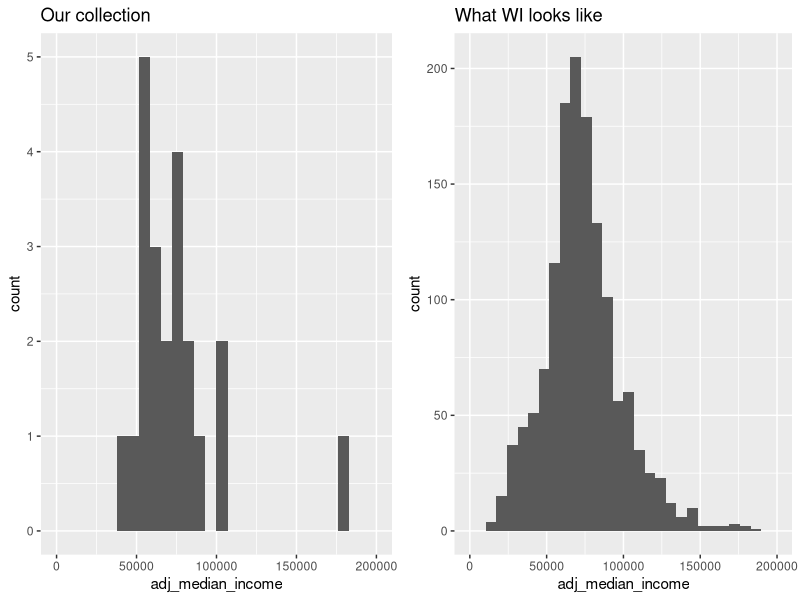
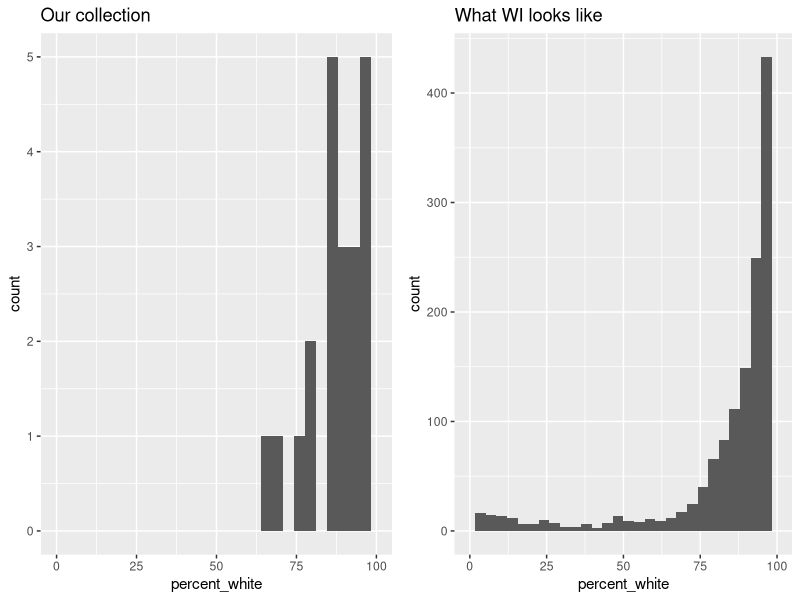
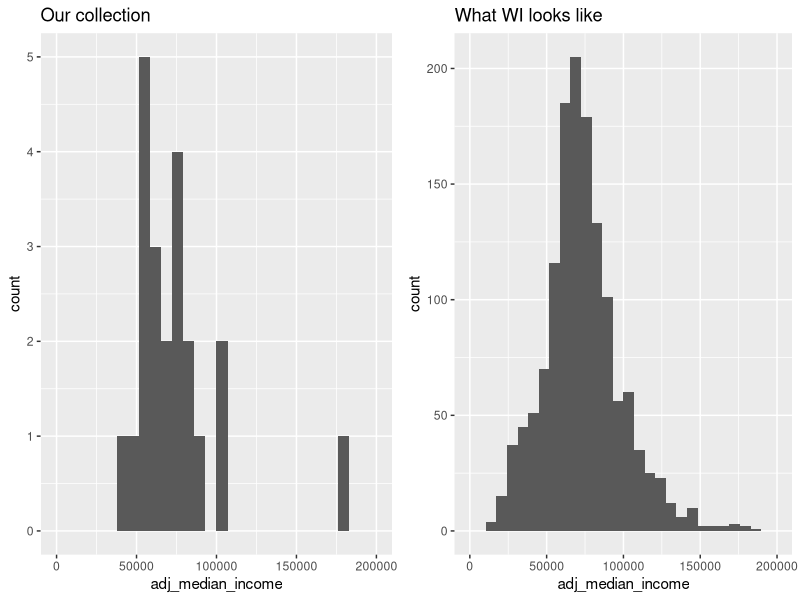
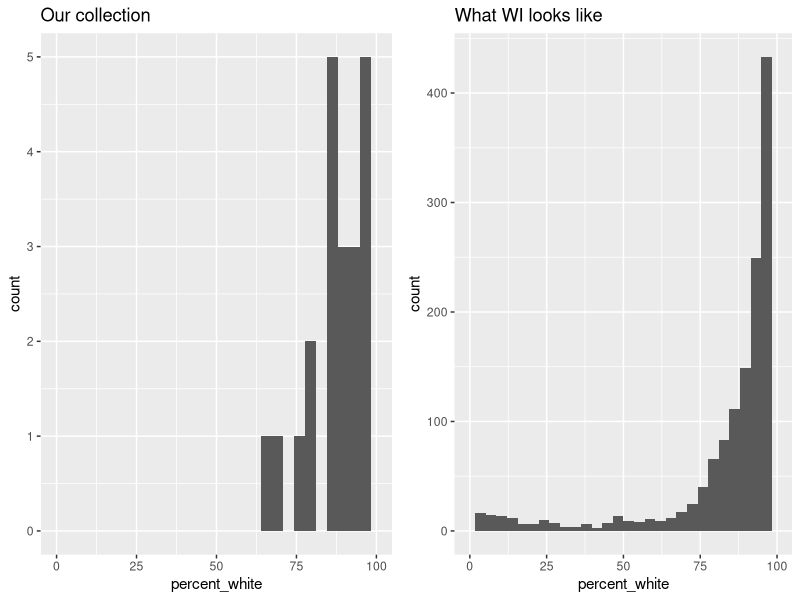

Recreate these plots in R, in order. (Note: this script raises an error after producing the figures.)
# EMMA J. GRAHAM LINCK, MS
# Edited by Tung Nguyen - June 7, 2020

# Setup packages ####
### Install packages only if not present
if (!require("ggpubr")) install.packages("ggpubr")
if (!require("tidyverse")) install.packages("tidyverse")

### Loading packages
library(tidyverse); library(ggpubr)

### Setting working directory for Github repo
setwd('~/Documents/GitHub/ProjectSnafu')


# SECTION 1: RETROSPECTIVE: Assessing representativeness of sample #####
census_income <- read.csv("InputData/ACSST5Y2018.S1903_data_with_overlays_2020-05-29T093325.csv",
                   skip = 1, stringsAsFactors = FALSE)
#View(census_income)
census_income$Estimate..Median.income..dollars...FAMILIES..Families <- as.numeric(census_income$Estimate..Median.income..dollars...FAMILIES..Families)
census_population <- read.csv("InputData/ACSST5Y2018.S0101_data_with_overlays_2020-05-29T133200.csv", stringsAsFactors = FALSE,
                              skip = 1)
census_race <- read.csv("InputData/ACSDP5Y2018.DP05_data_with_overlays_2020-05-29T092432.csv",
                        skip = 1, stringsAsFactors = FALSE)
View(census_race)

# Read in Meta data
geo_id_data <- read.csv("InputData/20-0708-ppe_meta_data.csv") %>% select(id, geo_id) %>% unique()

# Read in Observational data
ppe_meta <- read.csv("InputData/meta_merged_observed.csv", stringsAsFactors = FALSE) %>% 
  left_join(geo_id_data, by = "id") %>% 
  filter(type == "grocery")
ppe_meta <- ppe_meta %>% 
  mutate(tag = "1400000US")%>% 
  unite(complete_id, c(tag, geo_id), sep = "", remove = FALSE)
ppe_id_match <- ppe_meta %>% select(id, complete_id) %>% unique()
ppe_obs <- read.csv("InputData/meta_merged_observed.csv", stringsAsFactors = FALSE) %>% 
  left_join(ppe_id_match, by = "id") %>% 
  group_by(complete_id) %>% 
  summarize(n = n())

##Calculating adjusted income for all census tracts in Wisconsin. Adjusted income =  Median family income for census tract divided by total number of people in census tract
all <- census_income %>% left_join(census_population, by = "id") %>% 
   mutate(adj_median_income = Estimate..Median.income..dollars...FAMILIES..Families,
                               adj_median_income_scaled = Estimate..Median.income..dollars...FAMILIES..Families/Estimate..Total..Total.population) %>% 
  select(id, adj_median_income, Estimate..Total..Total.population, adj_median_income_scaled)
View(all)

##Calculating adjusted income for census tracts we have sampled.
stuff <- ppe_obs %>% left_join(census_income, by = c("complete_id" = "id")) %>% 
  left_join(census_population, by = c("complete_id" = "id")) %>% 
  mutate(adj_median_income = Estimate..Median.income..dollars...FAMILIES..Families,
         adj_median_income_scaled = Estimate..Median.income..dollars...FAMILIES..Families/Estimate..Total..Total.population,
         zscore = (Estimate..Median.income..dollars...FAMILIES..Families-mean(all$adj_median_income, na.rm = TRUE)) / sd(all$adj_median_income, na.rm = TRUE)) %>% 
  left_join(ppe_meta, by = "complete_id") %>% 
  select(complete_id, adj_median_income, name, county) %>% unique()

a <- stuff %>% ggplot(aes(x = adj_median_income)) + geom_histogram() + xlim(0, 200000) + ggtitle("Our collection")                                           
b <- all %>% ggplot(aes(x =adj_median_income)) + geom_histogram() + xlim(0, 200000) + ggtitle("What WI looks like")

ggarrange(a, b)
ggsave("income.png")


# Calculating percentage of individuals identifiying as white in each census tract. Adjusted for number of individuals residing in each census tract. 
all_race <- census_race %>% 
  mutate(percent_white = (Estimate..RACE..Total.population..One.race..White / Estimate..RACE..Total.population * 100)) %>% 
  select(id, percent_white, Estimate..RACE..Total.population)

##Calculating adjusted percent white for census tracts we have sampled.
stuff_race <- ppe_obs %>% left_join(census_race, by = c("complete_id" = "id")) %>% 
  mutate(percent_white = Estimate..RACE..Total.population..One.race..White / Estimate..RACE..Total.population * 100)

c <- stuff_race %>% ggplot(aes(x = percent_white)) + geom_histogram() + xlim(0, 100) + ggtitle("Our collection")                                               
d <- all_race %>% ggplot(aes(x = percent_white)) + geom_histogram() + xlim(0, 100) + ggtitle("What WI looks like")         

ggarrange(c, d)
ggsave("percent_white.png")

# KS tests to determine if the two distributions are similar. 
percent_white = ks.test(all_race$percent_white, stuff_race$percent_white)
income = ks.test(all$adj_median_income, stuff$adj_median_income)

# Check, these are public demographic data
sum(complete.cases(all_race$percent_white))/length(all_race$percent_white) # 98.8% data complete
sum(complete.cases(all$adj_median_income))/length(all$adj_median_income) # 98.1% data complete

View(all)

# Check, these are OUR demographic data
sum(complete.cases(stuff_race$percent_white))/length(stuff_race$percent_white) # 84% data complete, race
sum(complete.cases(stuff$adj_median_income))/length(stuff$adj_median_income) # 84.6% data complete, income
# same data
# 1 1400000US55025000301                NA metcalfes dane    
# 2 1400000US55025000410                NA walmart   dane    
# 3 1400000US55109120401                NA econo_fds st_croix
# 4 1400000US55127001605                NA walmart   walworth
# probably census not collected here

# Check missing data, these are public data
stuff[not(complete.cases(stuff$adj_median_income)),]
stuff[not(complete.cases(stuff$adj_median_income)),]$complete_id
stuff_race[not(complete.cases(stuff_race$percent_white)),]$complete_id


# Plot the two densities together
plot_df = data.frame(Category="Our Data", Var=stuff$adj_median_income, check.names=F)
plot_df = rbind(plot_df, data.frame(Category="WI", Var=all$adj_median_income, check.names=F))
i = ggplot(plot_df, aes(x = Var, color = Category)) + geom_density() + ggtitle("Median Income") + labs(
    title = "Median Income",
    subtitle = paste0("KS p val = ", round(percent_white$p.value,3))
  ) + theme_classic() + theme(legend.position = "none") + theme(
    axis.text.y=element_blank(),
    axis.ticks.y=element_blank()) + xlab("Median Income per Census Tract") + ylab("Density")

plot_df = data.frame(Category="Our Data", Var=stuff_race$percent_white, check.names=F)
plot_df = rbind(plot_df, data.frame(Category="WI", Var=all_race$percent_white, check.names=F))
r = ggplot(plot_df, aes(x = Var, color = Category)) + geom_density() + labs(
  title = "Race",
  subtitle = paste0("KS p val = ", round(income$p.value,3))
) + theme_classic() + theme(
          axis.title.y=element_blank(),
          axis.text.y=element_blank(),
          axis.ticks.y=element_blank()) + xlab("% Non-White per Census Tract")
ggarrange(i,r)
ggsave("combined_KS.png",
       width = 8,
       height = 5)

#####STOP HERE. PROSPECTIVE ANALYSIS: 
# ALL BELOW CODE IS TO GENERATE DOC THAT PEOPLE USED TO FIND COUNTIES. NOT INCLUDED IN PAPER 

###### representative of county
#find adj_median_income in county with all census tracts

all_county <- census_income %>%  left_join(census_population, by = c("id", "Geographic.Area.Name")) %>% 
  mutate(county_name = substr(id, start = 10, stop = 14)) %>% 
  group_by(county_name) %>% 
  summarize(adj_median_income_weight = sum(Estimate..Median.income..dollars...FAMILIES..Families*((Estimate..Total..Total.population/sum(Estimate..Total..Total.population, na.rm = TRUE))), na.rm = TRUE))

#find adj_median_income in county with just our census tracts
stuff_county <- ppe_obs %>%  left_join(census_income, by = c("complete_id" = "id")) %>% 
  left_join(census_population, by =c("complete_id" = "id")) %>% 
  mutate(county_name = substr(complete_id, start = 10, stop = 14)) %>% 
  group_by(county_name) %>% 
  summarize(adj_median_income_weight = sum(Estimate..Median.income..dollars...FAMILIES..Families*((Estimate..Total..Total.population/sum(Estimate..Total..Total.population, na.rm = TRUE))), na.rm =TRUE)) %>% 
  left_join(all_county, by = "county_name") %>% 
  filter(!adj_median_income_weight.x == 0)

#correlate sampled vs county 
cor(stuff_county$adj_median_income_weight.x, stuff_county$adj_median_income_weight.y)
stuff_county <- stuff_county %>% mutate(diff = abs(adj_median_income_weight.x - adj_median_income_weight.y))
hist(stuff_county$diff)

####percent white
all_race_county <- census_race %>% 
  mutate(county_name = substr(id, start = 10, stop = 14)) %>% 
  group_by(county_name) %>%
  summarize(percent_white = mean(Estimate..RACE..Total.population..One.race..White/Estimate..RACE..Total.population*100, na.rm = TRUE))

stuff_race_county <- ppe_obs %>% left_join(census_race, by = c("complete_id" = "id")) %>% 
  mutate(county_name = substr(complete_id, start = 10, stop = 14)) %>% 
  group_by(county_name) %>% 
  summarize(percent_white = mean(Estimate..RACE..Total.population..One.race..White/Estimate..RACE..Total.population*100, na.rm = TRUE)) %>% 
  select(county_name, percent_white) %>% filter(!county_name == "55127")


t <- stuff_race_county %>% left_join(all_race_county, by = "county_name")
#finding correlation between county level percent white and sampled census tract percent whie
cor(t$percent_white.x, t$percent_white.y)

#code that identifies census tracts representative of the county
stuff_small <- stuff %>% unique() %>% select(adj_median_income, complete_id)
stuff_race_small <- stuff_race %>% select(percent_white, complete_id) %>% unique()

race_income_meta_data <- stuff_small %>% 
  left_join(stuff_race_small, by = "complete_id")  %>% 
  select(complete_id, percent_white, adj_median_income) %>% 
  mutate(county_name = substr(complete_id, start = 10, stop = 14)) %>% 
  left_join(ppe_meta, by = "complete_id")
write.csv(race_income_meta_data, "./PPE/data/meta_merged_observed_mobility_race_income.csv")


census_income_small <- census_income %>% select(id, Estimate..Median.income..dollars...FAMILIES..Families)
census_race_small <- census_race %>% select(id, Percent.Estimate..RACE..Total.population..One.race..White)

find_representative_census_tract <- function(county, race_window, income_window){
  census_income_small %>% 
    left_join(census_race_small, by = "id") %>% 
    mutate(county_name = substr(id, start = 10, stop = 14)) %>% 
    left_join(all_race_county) %>% 
    left_join(all_county) %>% 
    mutate(income_diff = abs(Estimate..Median.income..dollars...FAMILIES..Families - adj_median_income_weight), 
           race_diff = abs(as.numeric(Percent.Estimate..RACE..Total.population..One.race..White) - percent_white)) %>% 
    filter(county_name %in% county, income_diff <= income_window, race_diff <= race_window)
}

zipcodes <- data.frame( name = c("Adams", "Brown", "Green", "Kenosha", "Milwaukee", "Outagamie",
                                "Racine", "Rock", "Waushara", "Fond du Lac", "Winnebago"),
                       county_name = c("55001", "55009", "55045", "55059", "55079", "55087", "55101", "55105", "55137", "55039", "55139"))

to_do <- find_representative_census_tract(zipcodes$county_name, 20, 25000) %>% 
  left_join(zipcodes, by = "county_name")
  
write.csv(to_do, "./PPE/data/future_collection_sites_income_within_25000_race_20.csv")

